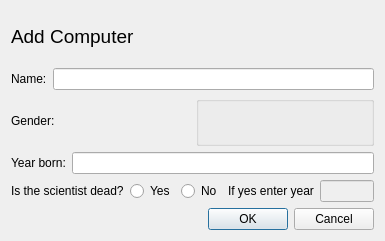
<?xml version="1.0" encoding="UTF-8"?>
<ui version="4.0">
 <class>addComputerDialog</class>
 <widget class="QDialog" name="addComputerDialog">
  <property name="geometry">
   <rect>
    <x>0</x>
    <y>0</y>
    <width>385</width>
    <height>241</height>
   </rect>
  </property>
  <property name="windowTitle">
   <string>Dialog</string>
  </property>
  <layout class="QVBoxLayout" name="verticalLayout_2">
   <item>
    <layout class="QVBoxLayout" name="verticalLayout">
     <item>
      <widget class="QLabel" name="label_6">
       <property name="font">
        <font>
         <pointsize>14</pointsize>
        </font>
       </property>
       <property name="text">
        <string>Add Computer</string>
       </property>
      </widget>
     </item>
     <item>
      <layout class="QHBoxLayout" name="horizontalLayout_3">
       <item>
        <widget class="QLabel" name="label">
         <property name="text">
          <string>Name:</string>
         </property>
        </widget>
       </item>
       <item>
        <widget class="QLineEdit" name="nameAdd"/>
       </item>
      </layout>
     </item>
     <item>
      <layout class="QHBoxLayout" name="horizontalLayout">
       <item>
        <widget class="QLabel" name="label_2">
         <property name="text">
          <string>Gender:</string>
         </property>
        </widget>
       </item>
       <item>
        <widget class="QGroupBox" name="groupBox">
         <property name="enabled">
          <bool>true</bool>
         </property>
         <property name="title">
          <string/>
         </property>
         <widget class="QLineEdit" name="addType">
          <property name="enabled">
           <bool>false</bool>
          </property>
          <property name="geometry">
           <rect>
            <x>226</x>
            <y>15</y>
            <width>62</width>
            <height>20</height>
           </rect>
          </property>
         </widget>
        </widget>
       </item>
      </layout>
     </item>
     <item>
      <layout class="QHBoxLayout" name="horizontalLayout_4">
       <item>
        <widget class="QLabel" name="label_3">
         <property name="text">
          <string>Year born:</string>
         </property>
        </widget>
       </item>
       <item>
        <widget class="QLineEdit" name="addBirth"/>
       </item>
      </layout>
     </item>
     <item>
      <layout class="QHBoxLayout" name="horizontalLayout_2">
       <item>
        <widget class="QLabel" name="label_4">
         <property name="text">
          <string>Is the scientist dead?</string>
         </property>
        </widget>
       </item>
       <item>
        <widget class="QRadioButton" name="deathYesButton">
         <property name="contextMenuPolicy">
          <enum>Qt::DefaultContextMenu</enum>
         </property>
         <property name="text">
          <string>Yes</string>
         </property>
        </widget>
       </item>
       <item>
        <widget class="QRadioButton" name="deathNoButton">
         <property name="text">
          <string>No</string>
         </property>
        </widget>
       </item>
       <item>
        <widget class="QLabel" name="label_5">
         <property name="text">
          <string>If yes enter year</string>
         </property>
        </widget>
       </item>
       <item>
        <widget class="QLineEdit" name="addDeath">
         <property name="enabled">
          <bool>false</bool>
         </property>
        </widget>
       </item>
      </layout>
     </item>
    </layout>
   </item>
   <item>
    <widget class="QDialogButtonBox" name="buttonBox">
     <property name="orientation">
      <enum>Qt::Horizontal</enum>
     </property>
     <property name="standardButtons">
      <set>QDialogButtonBox::Cancel|QDialogButtonBox::Ok</set>
     </property>
    </widget>
   </item>
  </layout>
  <zorder>buttonBox</zorder>
  <zorder>layoutWidget</zorder>
  <zorder>label_6</zorder>
 </widget>
 <resources/>
 <connections>
  <connection>
   <sender>buttonBox</sender>
   <signal>accepted()</signal>
   <receiver>addComputerDialog</receiver>
   <slot>accept()</slot>
   <hints>
    <hint type="sourcelabel">
     <x>248</x>
     <y>254</y>
    </hint>
    <hint type="destinationlabel">
     <x>157</x>
     <y>274</y>
    </hint>
   </hints>
  </connection>
  <connection>
   <sender>buttonBox</sender>
   <signal>rejected()</signal>
   <receiver>addComputerDialog</receiver>
   <slot>reject()</slot>
   <hints>
    <hint type="sourcelabel">
     <x>316</x>
     <y>260</y>
    </hint>
    <hint type="destinationlabel">
     <x>286</x>
     <y>274</y>
    </hint>
   </hints>
  </connection>
 </connections>
</ui>
